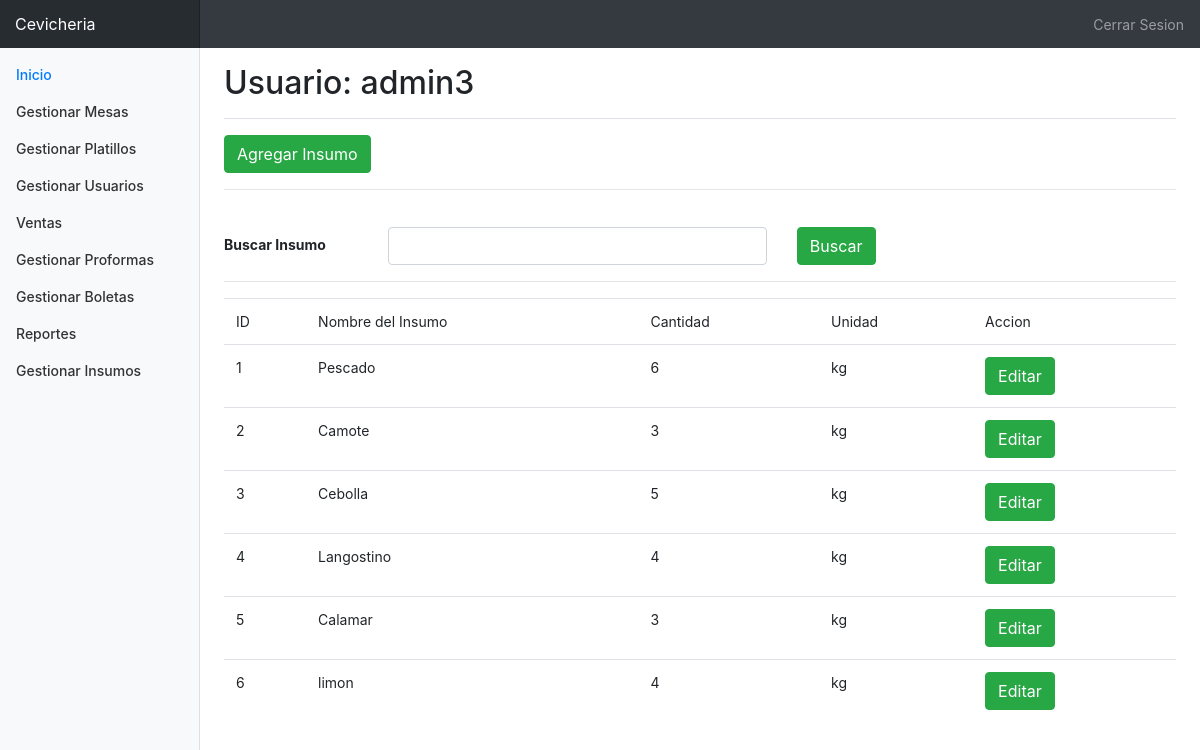
Page /sistema/controlador/getAlmacenero.php?view=GestionarInsumos (signed in) on the committed database.
### tables this page shows
CREATE TABLE `insumo` (
  `idinsumo` int(11) NOT NULL,
  `nombre` varchar(80) NOT NULL,
  `cantidad` int(11) NOT NULL,
  `unidad` varchar(15) NOT NULL
);

### sistema/modelo/insumos.php (called while the page is built, shortened)
<?php
class Insumo{
	private $idinsumo;
	private $nombre;
	private $cantidad;
	private $unidad;
	public function getIdinsumo(){
		return $this->idinsumo;
	}
	public function setIdinsumo($id){
		$this->idinsumo = $id;
	}
	public function getNombre(){
		return $this->nombre;
	}
	public function setNombre($n){
		$this->nombre = $n;
	}
	public function getCantidad(){
		return $this->cantidad;
	}
	public function setCantidad($c){
		$this->cantidad = $c;
	}
	public function getUnidad(){
		return $this->unidad;
	}
	public function setUnidad($u){
		$this->unidad = $u;
	}
	public function listar(){
		$con = Conexion::obtenerConexion();
		$sql = "SELECT * FROM insumo ";
		$resultado = mysqli_query($con,$sql);
		$datos = array();
		while ( $row = mysqli_fetch_array($resultado) ){
			$insumo = new Insumo();
			$insumo->setIdinsumo($row[0]);
			$insumo->setNombre($row[1]);
			$insumo->setCantidad($row[2]);
			$insumo->setUnidad($row[3]);
			array_push($datos, $insumo);
		}
		return $datos;
	}
}
?>

### sistema/controlador/ControladorAlmacenero.php (called while the page is built, shortened)
<?php
class ControladorAlmacenero{
	public function listarInsumo(){
		include_once "../modelo/insumos.php";
		$objInsumo = new Insumo();
		return $objInsumo->listar();
	}
}
?>

### sistema/vistas/forminsumos.php (the view)
<?php
class forminsumos{
	public function forminsumosShow(){
		include_once "../vistas/head.php";
		include_once "../vistas/body.php";
		?>
		<a href="../controlador/getAlmacenero.php?view=VistaAgregarInsumo" class="btn btn-success">Agregar Insumo</a><hr><br>
		<form action="../controlador/getAlmacenero.php?view=buscarinsumo" method="POST">
		  <div class="form-group row">
		    <label for="buscarinsumo" class="col-sm-2 col-form-label"><strong>Buscar Insumo</strong></label>
		    <div class="col-sm-5">
		      <input type="text" class="form-control" name="buscarinsumo" id="buscarinsumo" >
		    </div>
		    <div class="col-sm-5">
		    	<input type="submit" class="btn btn-success" value="Buscar">
		    </div>
		  </div>
		</form>
		<hr>
		<?php
		include_once "../controlador/ControladorAlmacenero.php";
		$lista = new ControladorAlmacenero();
		$objListaInsumo = $lista->listarInsumo();
		?>
		<table class='table'>
			<tr>
				<td>ID</td>
				<td>Nombre del Insumo</td>
				<td>Cantidad</td>
				<td>Unidad</td>
				<td>Accion</td>
			</tr>
		<?php
		foreach ($objListaInsumo as $objListaInsumo) { ?>
			<tr>
				<td><?php echo $objListaInsumo->getIdinsumo(); ?></td>
				<td><?php echo $objListaInsumo->getNombre(); ?></td>
				<td><?php echo $objListaInsumo->getCantidad(); ?></td>
				<td><?php echo $objListaInsumo->getUnidad(); ?></td>
				<td>
					<form action="../controlador/getAlmacenero.php?view=VistaEditarInsumo&id=<?php echo $objListaInsumo->getIdinsumo();?>" method="POST">
						<input type="submit" class='btn btn-success' value="Editar">
					</form>
				</td>
			</tr>
	<?php } ?>
		</table>
		<?php include_once "../vistas/foot.php" ?>
<?php } } ?>

### sistema/css/dashboard.css (style rules this page uses)
body { font-size: .875rem; }

### rows in the picture
insumo: idinsumo "1", nombre "Pescado", cantidad "6", unidad "kg"
insumo: idinsumo "2", nombre "Camote", cantidad "3", unidad "kg"
insumo: idinsumo "3", nombre "Cebolla", cantidad "5", unidad "kg"
insumo: idinsumo "4", nombre "Langostino", cantidad "4", unidad "kg"
insumo: idinsumo "5", nombre "Calamar", cantidad "3", unidad "kg"
insumo: idinsumo "6", nombre "limon", cantidad "4", unidad "kg"

### other values in the picture
$_SESSION['usuario'] "admin3"
